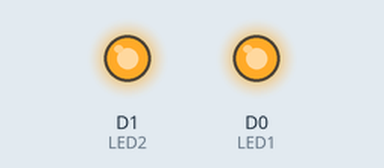
This sketch was run on a simulated ESP8266 (NodeMCU). Parts: output pins drawn as LEDs (lit = HIGH).

Above: at 0.5 s.
At 2.5 s:
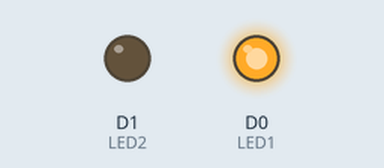
At 3.5 s:
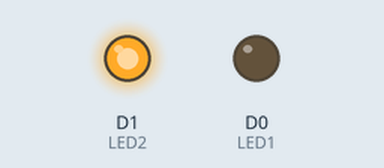
At 4.5 s:
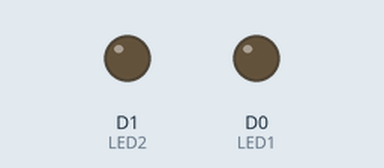
Timing chart, 0 to 6.5 s (numbered marks = the images above):
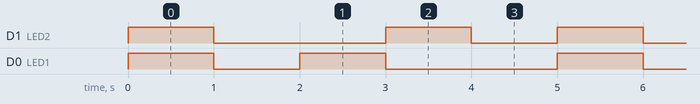

The sketch:

02_LEDS2B.ino
```cpp
//Segundo programa en NodeMCU
//Encendido/Apagado de dos LED

#define LED1 D0
#define LED2 D1

void setup(){
  pinMode(LED1,OUTPUT);digitalWrite(LED1,LOW);
  pinMode(LED2,OUTPUT);digitalWrite(LED2,LOW);
}

void loop(){
  digitalWrite(LED1,HIGH);digitalWrite(LED2,HIGH);delay(1000);
  digitalWrite(LED1,LOW);digitalWrite(LED2,LOW);delay(1000);
  digitalWrite(LED1,HIGH);digitalWrite(LED2,LOW);delay(1000);
  digitalWrite(LED1,LOW);digitalWrite(LED2,HIGH);delay(1000);
  digitalWrite(LED1,LOW);digitalWrite(LED2,LOW);delay(1000);
}
```

Measured:
- by itself, D1 (LED2): repeats every 5.0 s: LOW 2.0 s, HIGH 1.0 s, LOW 1.0 s, HIGH 1.0 s
- by itself, D0 (LED1): repeats every 5.0 s: LOW 1.0 s, HIGH 1.0 s, LOW 2.0 s, HIGH 1.0 s
- by itself, everything shown: repeats every 5.0 s, in 5 steps
